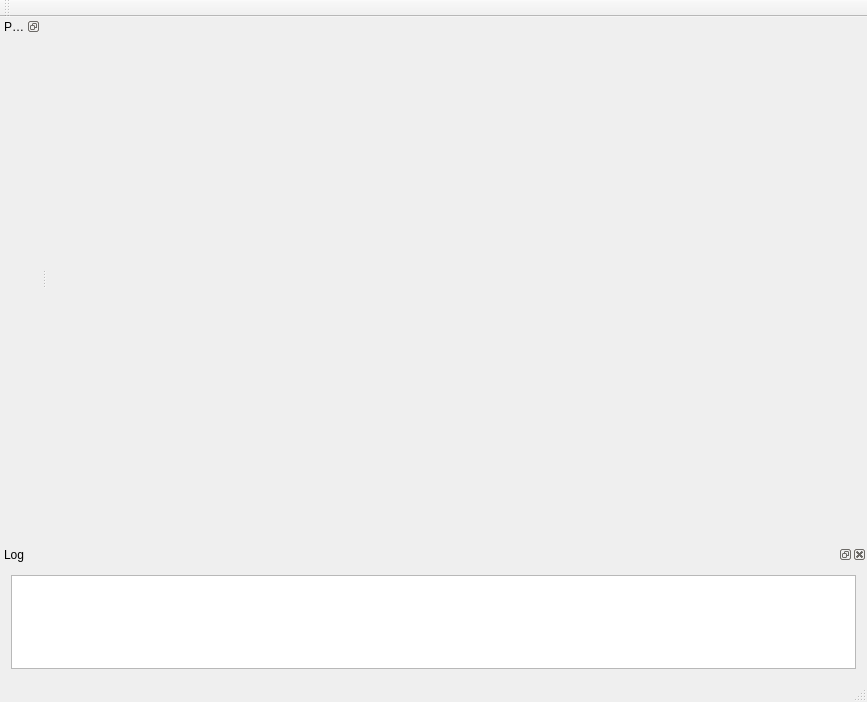
<?xml version="1.0" encoding="UTF-8"?>
<ui version="4.0">
 <class>MainWindow</class>
 <widget class="QMainWindow" name="MainWindow">
  <property name="geometry">
   <rect>
    <x>0</x>
    <y>0</y>
    <width>867</width>
    <height>702</height>
   </rect>
  </property>
  <property name="windowTitle">
   <string>Geoix</string>
  </property>
  <property name="locale">
   <locale language="Russian" country="RussianFederation"/>
  </property>
  <widget class="QWidget" name="centralWidget">
   <layout class="QVBoxLayout" name="verticalLayout">
    <item>
     <widget class="QWidget" name="mainPanel" native="true">
      <property name="sizePolicy">
       <sizepolicy hsizetype="Expanding" vsizetype="Expanding">
        <horstretch>0</horstretch>
        <verstretch>0</verstretch>
       </sizepolicy>
      </property>
     </widget>
    </item>
   </layout>
  </widget>
  <widget class="QMenuBar" name="menuBar">
   <property name="geometry">
    <rect>
     <x>0</x>
     <y>0</y>
     <width>867</width>
     <height>27</height>
    </rect>
   </property>
  </widget>
  <widget class="QStatusBar" name="statusBar"/>
  <widget class="QDockWidget" name="leftDock">
   <property name="sizePolicy">
    <sizepolicy hsizetype="Maximum" vsizetype="Preferred">
     <horstretch>0</horstretch>
     <verstretch>0</verstretch>
    </sizepolicy>
   </property>
   <property name="maximumSize">
    <size>
     <width>200</width>
     <height>524287</height>
    </size>
   </property>
   <property name="features">
    <set>QDockWidget::DockWidgetFloatable|QDockWidget::DockWidgetMovable</set>
   </property>
   <property name="allowedAreas">
    <set>Qt::LeftDockWidgetArea</set>
   </property>
   <property name="windowTitle">
    <string>Project Tree</string>
   </property>
   <attribute name="dockWidgetArea">
    <number>1</number>
   </attribute>
   <widget class="QWidget" name="dockWidgetContents">
    <layout class="QVBoxLayout" name="verticalLayout_3">
     <property name="spacing">
      <number>2</number>
     </property>
     <property name="margin">
      <number>2</number>
     </property>
    </layout>
   </widget>
  </widget>
  <widget class="QDockWidget" name="bottomDock">
   <property name="sizePolicy">
    <sizepolicy hsizetype="Preferred" vsizetype="Maximum">
     <horstretch>0</horstretch>
     <verstretch>0</verstretch>
    </sizepolicy>
   </property>
   <property name="minimumSize">
    <size>
     <width>110</width>
     <height>135</height>
    </size>
   </property>
   <property name="maximumSize">
    <size>
     <width>524287</width>
     <height>135</height>
    </size>
   </property>
   <property name="allowedAreas">
    <set>Qt::BottomDockWidgetArea</set>
   </property>
   <property name="windowTitle">
    <string>Log</string>
   </property>
   <attribute name="dockWidgetArea">
    <number>8</number>
   </attribute>
   <widget class="QWidget" name="dockWidgetContents_7">
    <layout class="QVBoxLayout" name="verticalLayout_2">
     <item>
      <widget class="QListWidget" name="listLog"/>
     </item>
    </layout>
   </widget>
  </widget>
  <widget class="QToolBar" name="mainToolBar">
   <property name="windowTitle">
    <string>toolBar</string>
   </property>
   <attribute name="toolBarArea">
    <enum>TopToolBarArea</enum>
   </attribute>
   <attribute name="toolBarBreak">
    <bool>false</bool>
   </attribute>
  </widget>
 </widget>
 <layoutdefault spacing="6" margin="11"/>
 <resources/>
 <connections/>
</ui>
